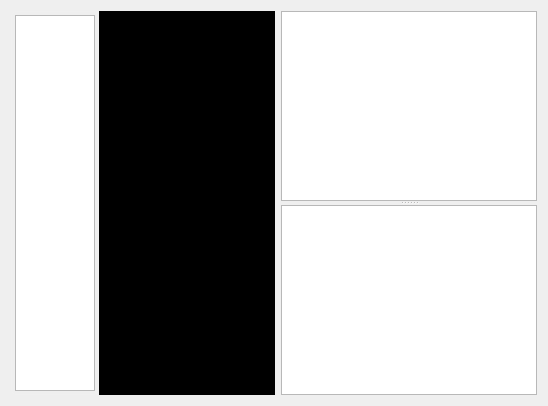
                 <widget class="QWidget" name="tab">
                  <layout class="QGridLayout" name="gridLayout_9">
                   <item row="0" column="0">
                    <layout class="QHBoxLayout" name="horizontalLayout_9">
                     <item>
                      <widget class="QWidget" name="exp_widget" native="true">
                       <layout class="QGridLayout" name="gridLayout_27">
                        <property name="leftMargin">
                         <number>0</number>
                        </property>
                        <property name="topMargin">
                         <number>0</number>
                        </property>
                        <property name="rightMargin">
                         <number>0</number>
                        </property>
                        <property name="bottomMargin">
                         <number>0</number>
                        </property>
                        <property name="spacing">
                         <number>0</number>
                        </property>
                        <item row="0" column="0">
                         <layout class="QHBoxLayout" name="horizontalLayout_8" stretch="5,10">
                          <item>
                           <widget class="QFrame" name="frame_5">
                            <property name="styleSheet">
                             <string notr="true">#frame_5 {
    border: 1px solid rgba(255, 255, 255, 13);
    border-radius: 5px;
    background-color: transparent;
}</string>
                            </property>
                            <property name="frameShape">
                             <enum>QFrame::StyledPanel</enum>
                            </property>
                            <property name="frameShadow">
                             <enum>QFrame::Raised</enum>
                            </property>
                            <layout class="QGridLayout" name="gridLayout_24">
                             <property name="leftMargin">
                              <number>3</number>
                             </property>
                             <property name="topMargin">
                              <number>3</number>
                             </property>
                             <property name="rightMargin">
                              <number>3</number>
                             </property>
                             <property name="bottomMargin">
                              <number>3</number>
                             </property>
                             <item row="0" column="0">
                              <widget class="ListWidget" name="exp_list"/>
                             </item>
                            </layout>
                           </widget>
                          </item>
                          <item>
                           <widget class="QLabel" name="expplayer">
                            <property name="sizePolicy">
                             <sizepolicy hsizetype="Ignored" vsizetype="Ignored">
                              <horstretch>0</horstretch>
                              <verstretch>0</verstretch>
                             </sizepolicy>
                            </property>
                            <property name="styleSheet">
                             <string notr="true">
        background: rgb(0, 0, 0);</string>
                            </property>
                            <property name="text">
                             <string/>
                            </property>
                           </widget>
                          </item>
                         </layout>
                        </item>
                       </layout>
                      </widget>
                     </item>
                     <item>
                      <widget class="QSplitter" name="splitter">
                       <property name="styleSheet">
                        <string notr="true">            QSplitter {
                background-color: 19232d;
            }
            QSplitter::handle {
                background-color: 19232d;
            }</string>
                       </property>
                       <property name="orientation">
                        <enum>Qt::Vertical</enum>
                       </property>
                       <widget class="TextEdit" name="exp_inf">
                        <property name="readOnly">
                         <bool>true</bool>
                        </property>
                       </widget>
                       <widget class="TextEdit" name="exp_type">
                        <property name="readOnly">
                         <bool>true</bool>
                        </property>
                       </widget>
                      </widget>
                     </item>
                    </layout>
                   </item>
                  </layout>
                 </widget>
